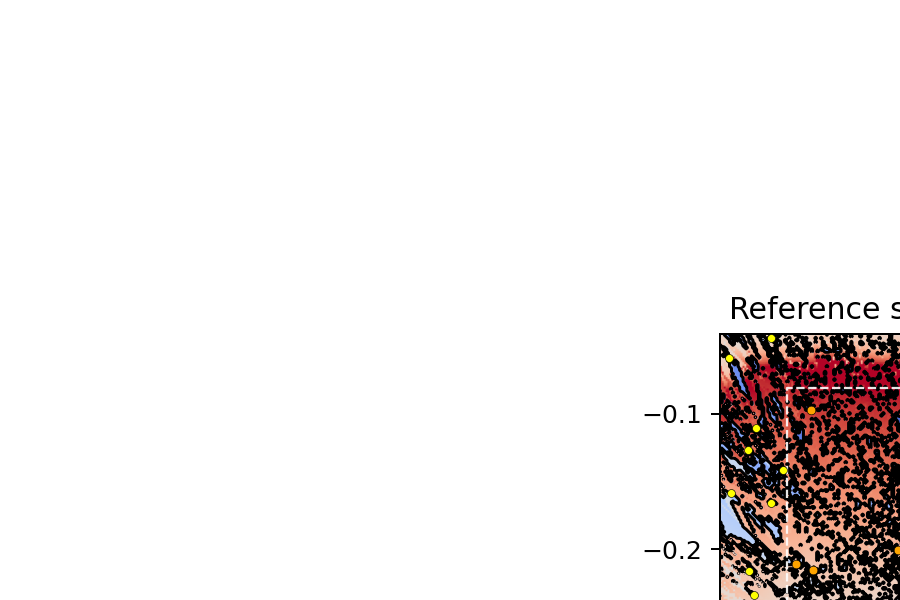
#> input picture mip-splatting/hybrid_sdfgs/visualizations/pseudo_vs_true_sdf_2d/_tmp_a.png, 900 x 600 px
$ python analyze_sr_highfreq_regions.py --sr_dir ../visualizations/pseudo_vs_true_sdf_2d --input_dir ../visualizations/pseudo_vs_true_sdf_2d --gt_dir ../visualizations/pseudo_vs_true_sdf_2d --output_dir out
#> lines starting #> are read from the running program, lines starting #| are printed output that depends on the picture
#!/usr/bin/env python3
from __future__ import annotations

import argparse
import csv
import json
import math
import os
from pathlib import Path
from statistics import mean
from typing import Any

import numpy as np
from PIL import Image, ImageFilter


def _progress(iterable, desc: str, total: int | None = None):
    try:
        from tqdm import tqdm
        return tqdm(iterable, desc=desc, total=total)
    except Exception:
        print(f"[hf-analysis] {desc}...")
        return iterable


def _list_images(directory: str) -> list[str]:
    exts = {".png", ".jpg", ".jpeg", ".webp", ".PNG", ".JPG", ".JPEG", ".WEBP"}
    root = Path(directory)
    return sorted([str(p) for p in root.iterdir() if p.suffix in exts], key=lambda x: Path(x).name)


def _to_float01(arr: np.ndarray) -> np.ndarray:
    if arr.dtype == np.uint8:
        return arr.astype(np.float32) / 255.0
    return np.clip(arr.astype(np.float32), 0.0, 1.0)


def _load_rgb(path: str) -> np.ndarray:
    with Image.open(path).convert("RGB") as img:
        return _to_float01(np.asarray(img))


def _save_rgb(path: str, arr: np.ndarray):
    Image.fromarray((np.clip(arr, 0.0, 1.0) * 255.0).astype(np.uint8)).save(path)


def _resize(arr: np.ndarray, size_hw: tuple[int, int]) -> np.ndarray:
    h, w = size_hw
    img = Image.fromarray((np.clip(arr, 0.0, 1.0) * 255.0).astype(np.uint8))
    img = img.resize((w, h), Image.BICUBIC)
    return _to_float01(np.asarray(img))


def _blur(arr: np.ndarray, radius: float) -> np.ndarray:
    img = Image.fromarray((np.clip(arr, 0.0, 1.0) * 255.0).astype(np.uint8))
    img = img.filter(ImageFilter.GaussianBlur(radius=radius))
    return _to_float01(np.asarray(img))


def _rgb_to_luma(arr: np.ndarray) -> np.ndarray:
    return (
        0.299 * arr[..., 0]
        + 0.587 * arr[..., 1]
        + 0.114 * arr[..., 2]
    ).astype(np.float32)


def _psnr(a: np.ndarray, b: np.ndarray) -> float:
    mse = float(np.mean((a - b) ** 2))
    if mse <= 1e-12:
        return 99.0
    return float(10.0 * math.log10(1.0 / mse))


def _safe_mean(values: list[float]) -> float:
    vals = [v for v in values if not math.isnan(v)]
    return float(mean(vals)) if vals else float("nan")


def _heat_to_rgb01(score01: np.ndarray) -> np.ndarray:
    score01 = np.clip(score01, 0.0, 1.0).astype(np.float32)
    r = np.clip(1.5 * score01 - 0.25, 0.0, 1.0)
    g = np.clip(1.5 - np.abs(2.0 * score01 - 1.0) * 1.5, 0.0, 1.0)
    b = np.clip(1.25 - 1.5 * score01, 0.0, 1.0)
    return np.stack([r, g, b], axis=-1)


def _overlay(base: np.ndarray, mask01: np.ndarray, color_rgb01: tuple[float, float, float], alpha_scale: float) -> np.ndarray:
    alpha = np.clip(mask01, 0.0, 1.0)[..., None] * alpha_scale
    color = np.zeros_like(base) + np.array(color_rgb01, dtype=np.float32)
    return np.clip(base * (1.0 - alpha) + color * alpha, 0.0, 1.0)


def _write_csv(path: str, rows: list[dict[str, Any]]):
    if not rows:
        return
    with open(path, "w", newline="", encoding="utf-8") as f:
        writer = csv.DictWriter(f, fieldnames=list(rows[0].keys()))
        writer.writeheader()
        writer.writerows(rows)


def main():
    parser = argparse.ArgumentParser(
        description="Analyze whether SR outputs contain effective high-frequency details and visualize usable regions."
    )
    parser.add_argument("--sr_dir", type=str, required=True)
    parser.add_argument("--input_dir", type=str, required=True)
    parser.add_argument("--gt_dir", type=str, required=True)
    parser.add_argument("--output_dir", type=str, required=True)
    parser.add_argument("--blur_radius", type=float, default=1.6)
    parser.add_argument("--hf_quantile", type=float, default=0.75)
    parser.add_argument("--improve_margin", type=float, default=0.01)
    parser.add_argument("--align_thresh", type=float, default=0.25)
    parser.add_argument("--top_k", type=int, default=24)
    args = parser.parse_args()

    sr_dir = os.path.abspath(os.path.expanduser(args.sr_dir))
    input_dir = os.path.abspath(os.path.expanduser(args.input_dir))
    gt_dir = os.path.abspath(os.path.expanduser(args.gt_dir))
    output_dir = os.path.abspath(os.path.expanduser(args.output_dir))
    os.makedirs(output_dir, exist_ok=True)

    sr_paths = _list_images(sr_dir)
    input_paths = _list_images(input_dir)
    gt_paths = _list_images(gt_dir)
    if not sr_paths:
        raise FileNotFoundError(f"No SR images found in {sr_dir}")
    if not input_paths:
        raise FileNotFoundError(f"No input images found in {input_dir}")
    if not gt_paths:
        raise FileNotFoundError(f"No GT images found in {gt_dir}")

    sr_by_stem = {Path(p).stem: p for p in sr_paths}
    input_by_stem = {Path(p).stem: p for p in input_paths}
    gt_by_stem = {Path(p).stem: p for p in gt_paths}
    stems = [Path(p).stem for p in gt_paths if Path(p).stem in sr_by_stem and Path(p).stem in input_by_stem]
    if not stems:
        raise RuntimeError("No common stems across SR/LR/GT directories")

    vis_root = Path(output_dir) / "visuals"
    mask_root = vis_root / "usable_masks"
    overlay_root = vis_root / "usable_overlays"
    heat_root = vis_root / "improve_heatmaps"
    side_root = vis_root / "side_by_side"
    crop_root = vis_root / "top_regions"
    for d in [mask_root, overlay_root, heat_root, side_root, crop_root]:
        d.mkdir(parents=True, exist_ok=True)

    rows: list[dict[str, Any]] = []
    top_regions: list[dict[str, Any]] = []

    for stem in _progress(stems, "analyzing high-frequency usefulness", total=len(stems)):
        sr = _load_rgb(sr_by_stem[stem])
#> in _load_rgb, `with Image.open(path).convert("RGB") as img:`:
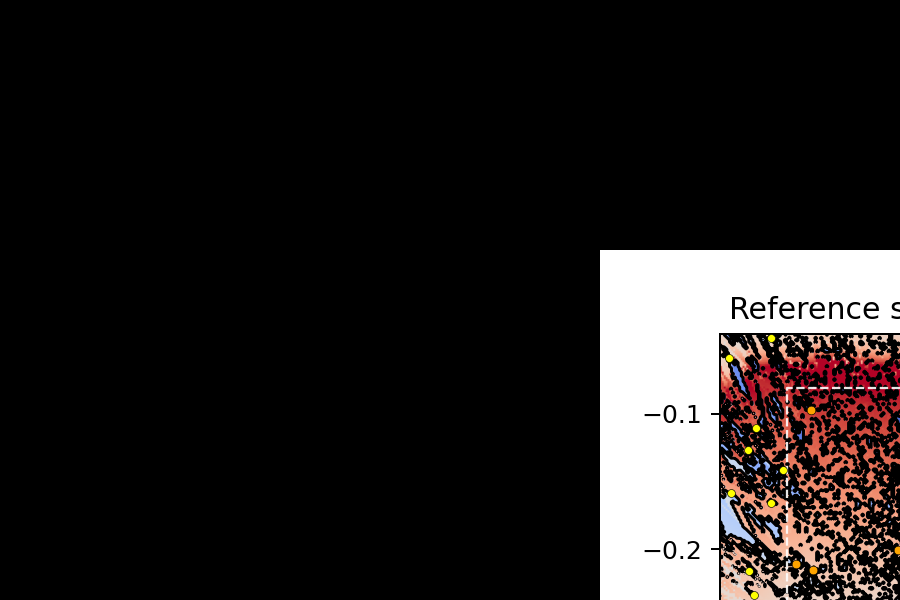
#> img: PIL image 900x600 RGB; mean R, G, B 34.5, 31.4, 30.8
        gt = _load_rgb(gt_by_stem[stem])
        lr = _load_rgb(input_by_stem[stem])
        h, w = gt.shape[:2]
#> h = 600; w = 900
        if sr.shape[:2] != (h, w):
            sr = _resize(sr, (h, w))
        bicubic = _resize(lr, (h, w))

        gt_lp = _blur(gt, args.blur_radius)
#> in _blur, `img = img.filter(ImageFilter.GaussianBlur(radius=radius))`:
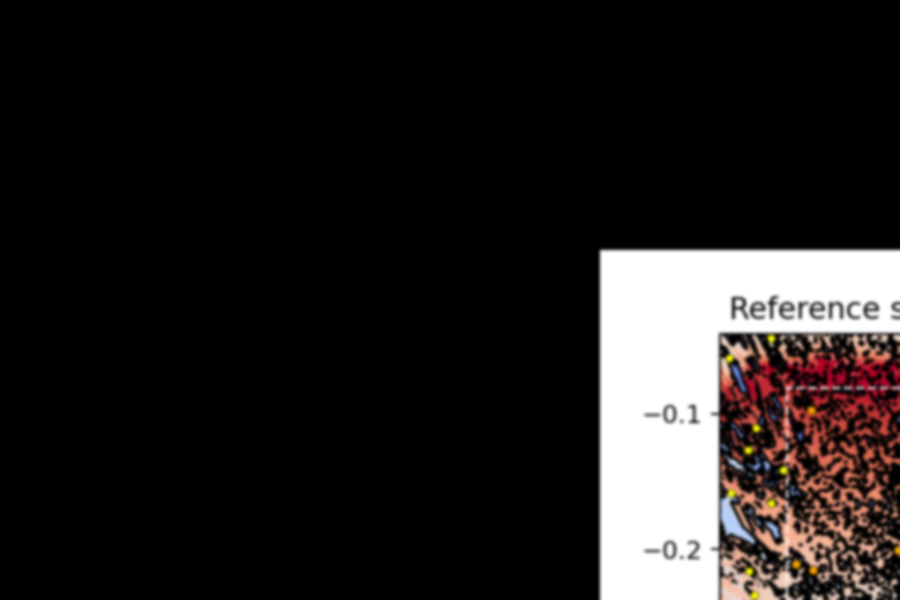
#> img: PIL image 900x600 RGB; mean R, G, B 34.5, 31.3, 30.8
        sr_lp = _blur(sr, args.blur_radius)
        bi_lp = _blur(bicubic, args.blur_radius)

        hf_gt = gt - gt_lp
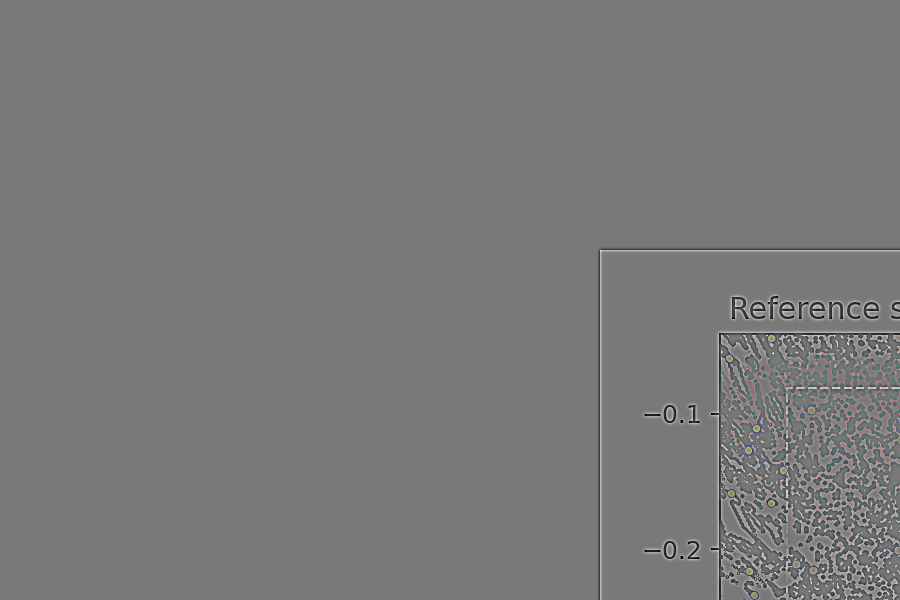
#> hf_gt: shape (600, 900, 3) float32; mean of channels 0, 1, 2 -8.8e-08, 5.26e-06, 3.04e-07; drawn with min black and max white
        hf_sr = sr - sr_lp
        hf_bi = bicubic - bi_lp

        hf_gt_l = _rgb_to_luma(hf_gt)
        hf_sr_l = _rgb_to_luma(hf_sr)
        hf_bi_l = _rgb_to_luma(hf_bi)

        target_strength = np.abs(hf_gt_l)
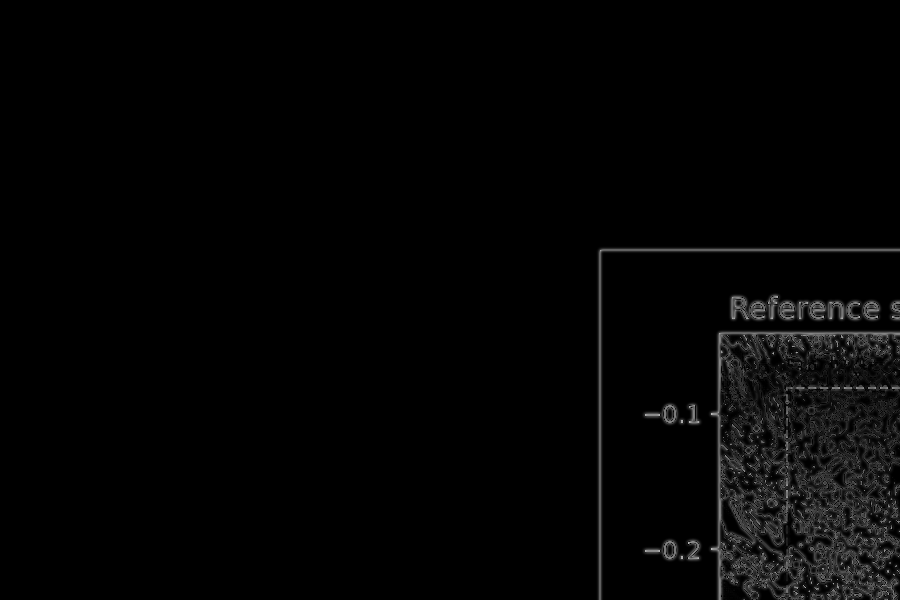
#> target_strength: shape (600, 900) float32; min 0, max 0.729, mean 0.0167
        err_sr = np.abs(hf_sr_l - hf_gt_l)
#> err_sr: shape (600, 900) float32; every value is 0
        err_bi = np.abs(hf_bi_l - hf_gt_l)
        improve = err_bi - err_sr

        denom = np.maximum(np.abs(hf_gt_l), 1e-4)
        align = 1.0 - np.clip(np.abs(hf_sr_l - hf_gt_l) / denom, 0.0, 1.0)
#> align: shape (600, 900) float32; every value is 1

        hf_thresh = float(np.quantile(target_strength, args.hf_quantile))
#> hf_thresh = 0
        useful_mask = (
            (target_strength >= hf_thresh)
            & (improve > args.improve_margin)
            & (align >= args.align_thresh)
        )
#> useful_mask: shape (600, 900) bool; every value is 0

        positive_improve = np.maximum(improve, 0.0)
        useful_score = positive_improve * useful_mask.astype(np.float32)
        max_score = float(useful_score.max())
#> max_score = 0
        useful_score01 = useful_score / max(max_score, 1e-6)

        heat = _heat_to_rgb01(np.clip((improve - args.improve_margin) / max(0.05, max_score + 1e-6), 0.0, 1.0))
#> in _heat_to_rgb01, `return np.stack([r, g, b], axis=-1)`:
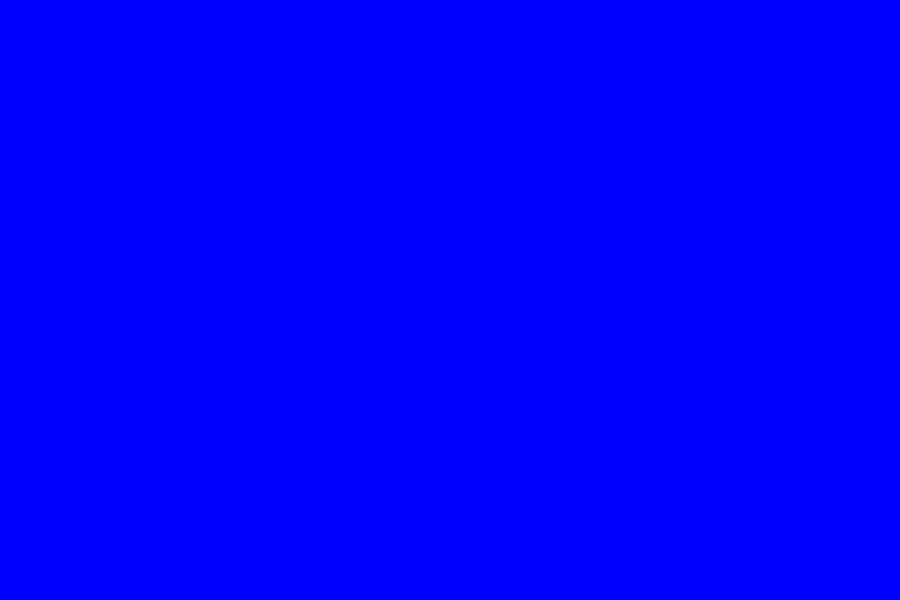
#> returned value: shape (600, 900, 3) float32; mean of channels 0, 1, 2 0, 0, 1; drawn as R, G, B
        mask_rgb = np.repeat(useful_mask[..., None].astype(np.float32), 3, axis=-1)
#> mask_rgb: shape (600, 900, 3) float32; every value is 0
        overlay = _overlay(sr, useful_score01, (0.0, 1.0, 0.1), 0.55)

        side = np.concatenate([bicubic, sr, gt, overlay], axis=1)
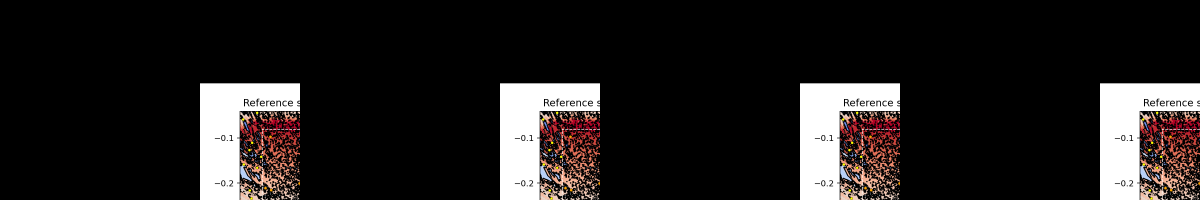
#> side: shape (600, 3600, 3) float32 (shown at 1/3 size); mean of channels 0, 1, 2 0.135, 0.123, 0.121; drawn as R, G, B
        _save_rgb(str(mask_root / f"{stem}.png"), mask_rgb)
        _save_rgb(str(overlay_root / f"{stem}.png"), overlay)
        _save_rgb(str(heat_root / f"{stem}.png"), heat)
        _save_rgb(str(side_root / f"{stem}.png"), side)

        usable_ratio = float(np.mean(useful_mask))
#> usable_ratio = 0
        mean_improve = float(np.mean(improve))
#> mean_improve = 0
        mean_useful_improve = float(np.mean(improve[useful_mask])) if np.any(useful_mask) else 0.0
#> mean_useful_improve = 0
        hf_psnr_sr = _psnr(hf_sr_l * 0.5 + 0.5, hf_gt_l * 0.5 + 0.5)
#> hf_psnr_sr = 99
        hf_psnr_bi = _psnr(hf_bi_l * 0.5 + 0.5, hf_gt_l * 0.5 + 0.5)
#> hf_psnr_bi = 99

        ys, xs = np.where(useful_mask)
#> ys = empty array; xs = empty array
        if len(xs) > 0:
            y0, y1 = int(ys.min()), int(ys.max()) + 1
            x0, x1 = int(xs.min()), int(xs.max()) + 1
            box_area = max((y1 - y0) * (x1 - x0), 1)
            region_score = float(useful_score[y0:y1, x0:x1].mean())
            top_regions.append({
                "stem": stem,
                "region_score": region_score,
                "x0": x0,
                "y0": y0,
                "x1": x1,
                "y1": y1,
                "usable_pixels": int(useful_mask.sum()),
                "usable_ratio": usable_ratio,
            })
            sr_crop = sr[y0:y1, x0:x1]
            gt_crop = gt[y0:y1, x0:x1]
            bi_crop = bicubic[y0:y1, x0:x1]
            overlay_crop = overlay[y0:y1, x0:x1]
            crop_panel = np.concatenate([bi_crop, sr_crop, gt_crop, overlay_crop], axis=1)
            _save_rgb(str(crop_root / f"{stem}.png"), crop_panel)
        else:
            top_regions.append({
                "stem": stem,
                "region_score": 0.0,
                "x0": 0,
                "y0": 0,
                "x1": 0,
                "y1": 0,
                "usable_pixels": 0,
                "usable_ratio": usable_ratio,
            })

        rows.append({
            "stem": stem,
            "usable_ratio": usable_ratio,
            "usable_pixels": int(useful_mask.sum()),
            "hf_thresh": hf_thresh,
            "mean_improve": mean_improve,
            "mean_useful_improve": mean_useful_improve,
            "hf_psnr_sr": hf_psnr_sr,
            "hf_psnr_bicubic": hf_psnr_bi,
            "hf_psnr_gain": hf_psnr_sr - hf_psnr_bi,
            "sr_psnr": _psnr(sr, gt),
            "bicubic_psnr": _psnr(bicubic, gt),
            "delta_psnr_over_bicubic": _psnr(sr, gt) - _psnr(bicubic, gt),
            "max_useful_score": max_score,
        })
#> pass 2 of the loop in main, `for stem in _progress(stems, "analyzing high-frequency usefulness", to..`:
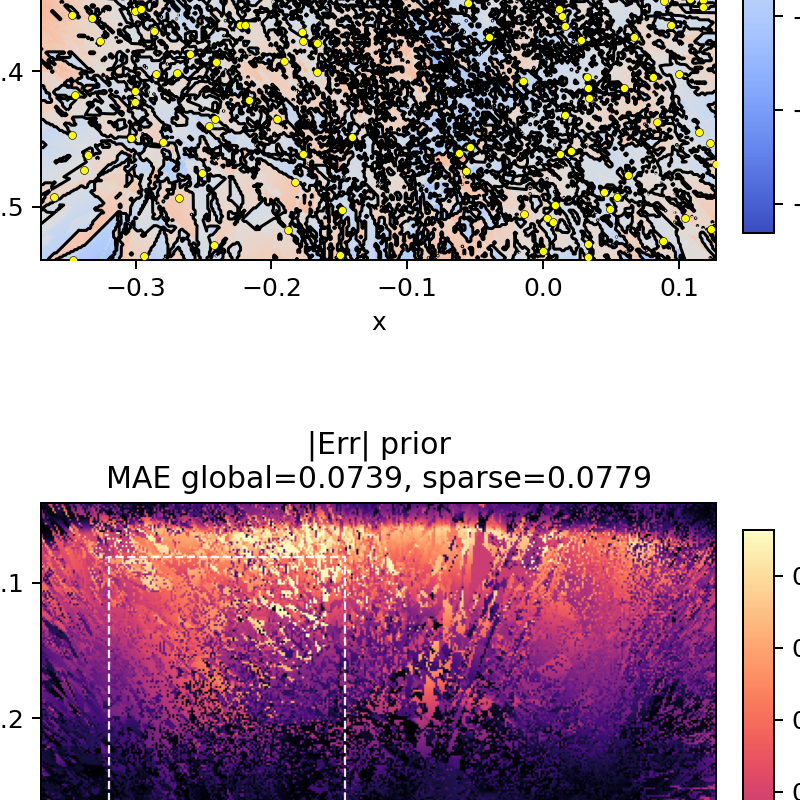
#> input picture mip-splatting/hybrid_sdfgs/visualizations/pseudo_vs_true_sdf_2d/_tmp_crop_test.png, 800 x 800 px
#> hf_gt: shape (800, 800, 3) float32
#> in main, `target_strength = np.abs(hf_gt_l)`:
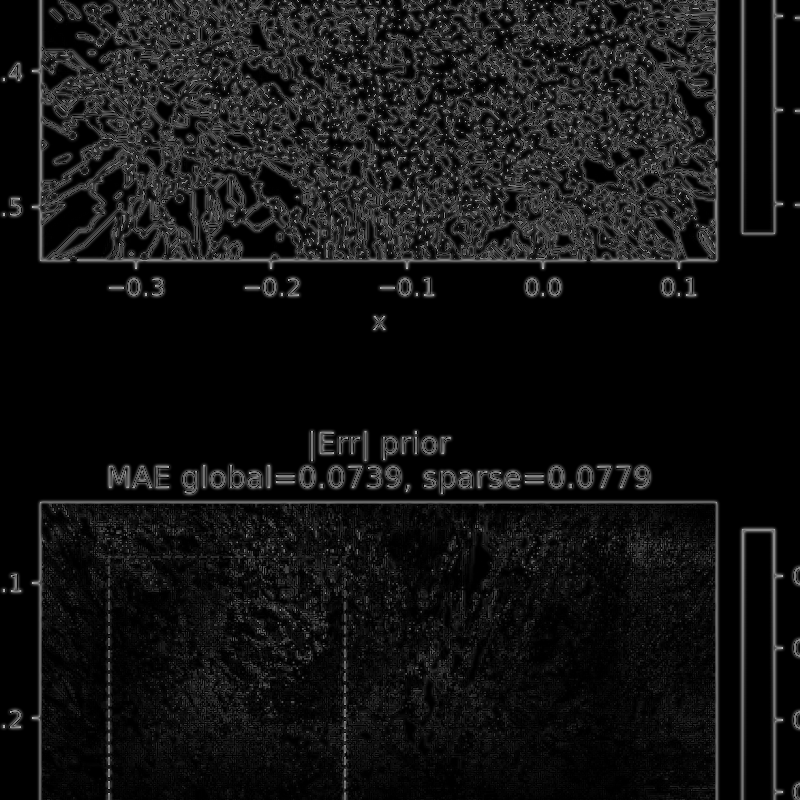
#> target_strength: shape (800, 800) float32; min 0, max 0.805, mean 0.0765
#> err_sr: shape (800, 800) float32; every value is 0
#> denom: shape (800, 800) float32
#> align: shape (800, 800) float32; every value is 1
#> hf_thresh = 0.107
#> useful_mask: shape (800, 800) bool; every value is 0
#> mask_rgb: shape (800, 800, 3) float32; every value is 0
#> in main, `side = np.concatenate([bicubic, sr, gt, overlay], axis=1)`:
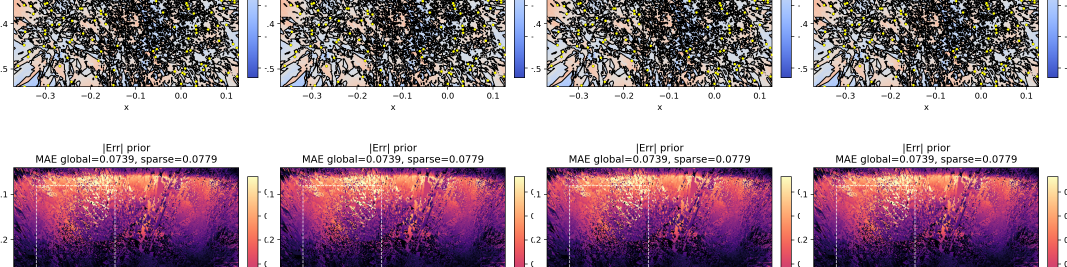
#> side: shape (800, 3200, 3) float32 (shown at 1/3 size); mean of channels 0, 1, 2 0.655, 0.558, 0.614; drawn as R, G, B

    top_regions = sorted(top_regions, key=lambda x: x["region_score"], reverse=True)
#> top_regions = 2 items
    _write_csv(str(Path(output_dir) / "per_frame_highfreq.csv"), rows)
    _write_csv(str(Path(output_dir) / "top_regions.csv"), top_regions[: args.top_k])

    summary = {
        "sr_dir": sr_dir,
        "input_dir": input_dir,
        "gt_dir": gt_dir,
        "frames": len(rows),
        "mean_usable_ratio": _safe_mean([r["usable_ratio"] for r in rows]),
        "mean_hf_psnr_gain": _safe_mean([r["hf_psnr_gain"] for r in rows]),
        "mean_delta_psnr_over_bicubic": _safe_mean([r["delta_psnr_over_bicubic"] for r in rows]),
        "mean_mean_useful_improve": _safe_mean([r["mean_useful_improve"] for r in rows]),
        "top_k_regions": top_regions[: args.top_k],
        "visual_dirs": {
            "usable_masks": str(mask_root),
            "usable_overlays": str(overlay_root),
            "improve_heatmaps": str(heat_root),
            "side_by_side": str(side_root),
            "top_regions": str(crop_root),
        },
    }
    with open(Path(output_dir) / "summary.json", "w", encoding="utf-8") as f:
        json.dump(summary, f, indent=2, ensure_ascii=False)

    print("[hf-analysis] done")
    print(f"  sr_dir            : {sr_dir}")
    print(f"  input_dir         : {input_dir}")
    print(f"  gt_dir            : {gt_dir}")
    print(f"  output_dir        : {output_dir}")
    print(f"  frames            : {len(rows)}")
#|   frames            : 2
    print(f"  mean usable ratio : {summary['mean_usable_ratio']:.4f}")
#|   mean usable ratio : 0.0000
    print(f"  mean HF gain      : {summary['mean_hf_psnr_gain']:.4f}")
#|   mean HF gain      : 0.0000
    print(f"  mean dPSNR        : {summary['mean_delta_psnr_over_bicubic']:.4f}")
#|   mean dPSNR        : 0.0000


if __name__ == "__main__":
    main()
